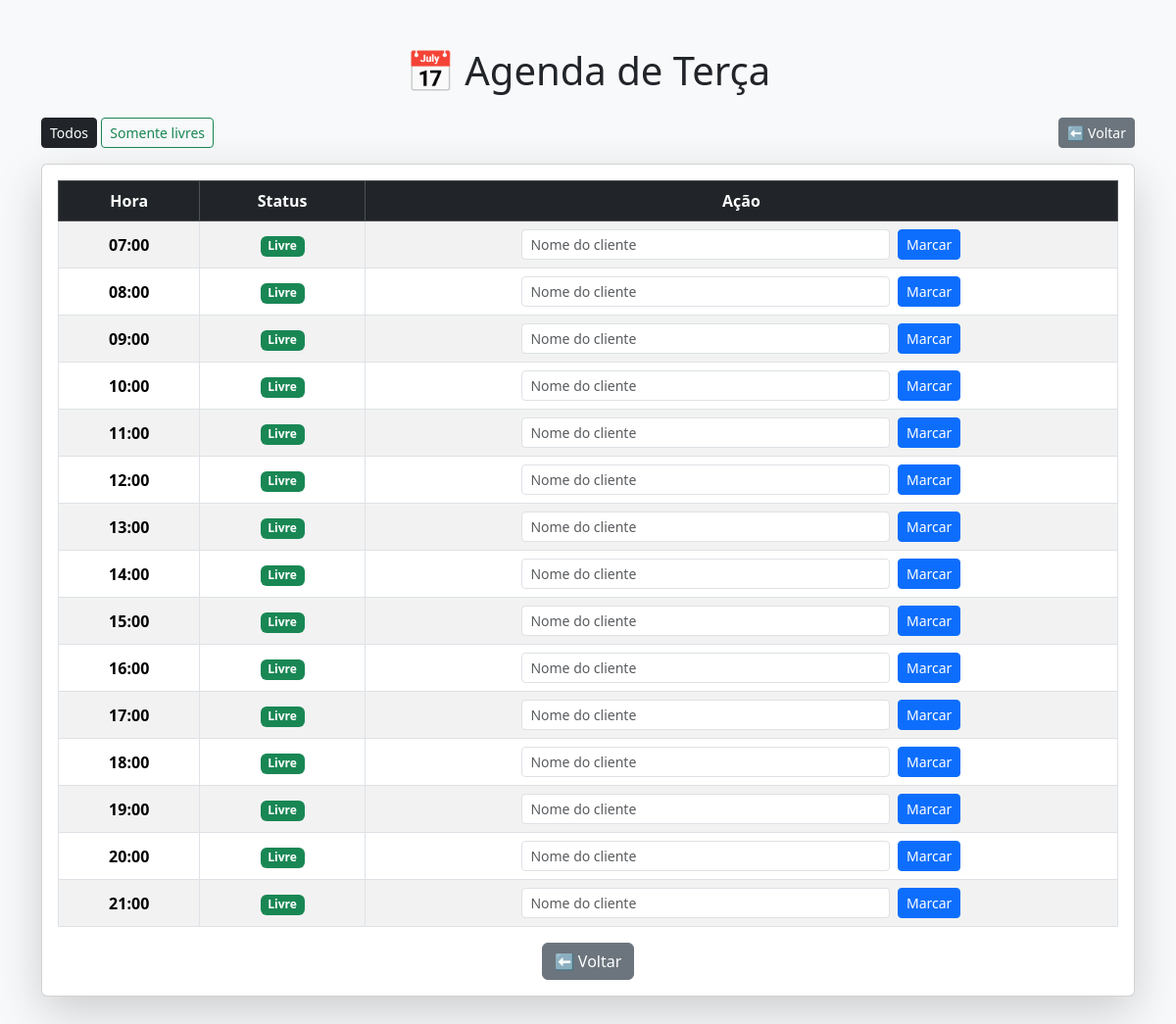
Page /agenda/Terça on the committed database.
### tables this page shows
CREATE TABLE horarios (
            id INTEGER PRIMARY KEY AUTOINCREMENT,
            dia TEXT,
            hora TEXT,
            cliente TEXT
        );

### app.py (the view)
@app.route("/agenda/<dia>")
def agenda(dia):
    filtro = request.args.get("filtro", "todos")
    horarios = get_agenda(dia)
    if filtro == "livres":
        horarios = [h for h in horarios if h[2] is None]
    return render_template("marcar.html", dia=dia, horarios=horarios, filtro=filtro)

### app.py (called while the page is built)
def get_agenda(dia):
    conn = sqlite3.connect("agenda.db")
    cursor = conn.cursor()
    cursor.execute("SELECT id, hora, cliente FROM horarios WHERE dia=? ORDER BY hora", (dia,))
    horarios = cursor.fetchall()
    conn.close()
    return horarios

### templates/marcar.html (shortened to what this page needs)
<!DOCTYPE html>
<html lang="pt-br">
<head>
    <link href="https://cdn.jsdelivr.net/npm/bootstrap@5.3.3/dist/css/bootstrap.min.css" rel="stylesheet">
</head>
<body class="bg-light">
    <div class="container py-5">
        <h1 class="text-center mb-4">📅 Agenda de {{ dia }}</h1>
<div class="d-flex justify-content-between mb-3">
    <div>
        <a href="/agenda/{{ dia }}?filtro=todos" class="btn btn-outline-dark btn-sm {% if filtro=='todos' %}active{% endif %}">Todos</a>
        <a href="/agenda/{{ dia }}?filtro=livres" class="btn btn-outline-success btn-sm {% if filtro=='livres' %}active{% endif %}">Somente livres</a>
    </div>
    <a href="/" class="btn btn-secondary btn-sm">⬅️ Voltar</a>
</div>
<div class="card shadow-lg">
            <div class="card-body">
                <table class="table table-bordered table-striped text-center align-middle">
                    <thead class="table-dark">
                        <tr>
                            <th>Hora</th>
                            <th>Status</th>
                            <th>Ação</th>
                        </tr>
                    </thead>
                    <tbody>
                        {% for h in horarios %}
                        <tr>
                            <td><strong>{{ h[1] }}</strong></td>
                            <td>
                                {% if h[2] %}
                                    <span class="badge bg-danger">Reservado para {{ h[2] }}</span>
                                {% else %}
                                    <span class="badge bg-success">Livre</span>
                                {% endif %}
                            </td>
                            <td>
                                {% if h[2] %}
                                    <a href="/cancelar/{{ h[0] }}" class="btn btn-sm btn-outline-danger">Cancelar</a>
                                {% else %}
                                    <form action="/marcar/{{ h[0] }}" method="post" class="d-flex gap-2 justify-content-center">
                                        <input type="text" name="cliente" placeholder="Nome do cliente" required class="form-control form-control-sm w-50">
                                        <button type="submit" class="btn btn-sm btn-primary">Marcar</button>
                                    </form>
                                {% endif %}
                            </td>
                        </tr>
                        {% endfor %}
                    </tbody>
                </table>
                <div class="text-center mt-3">
                    <a href="/" class="btn btn-secondary">⬅️ Voltar</a>
                </div>
            </div>
        </div>
    </div>
</body>
</html>

### rows in the picture
horarios: hora "07:00"
horarios: hora "08:00"
horarios: hora "09:00"
horarios: hora "10:00"
horarios: hora "11:00"
horarios: hora "12:00"
horarios: hora "13:00"
horarios: hora "14:00"
horarios: hora "15:00"
horarios: hora "16:00"
horarios: hora "17:00"
horarios: hora "18:00"
horarios: hora "19:00"
horarios: hora "20:00"
horarios: hora "21:00"

### other values in the picture
{{ dia }} "Terça"
